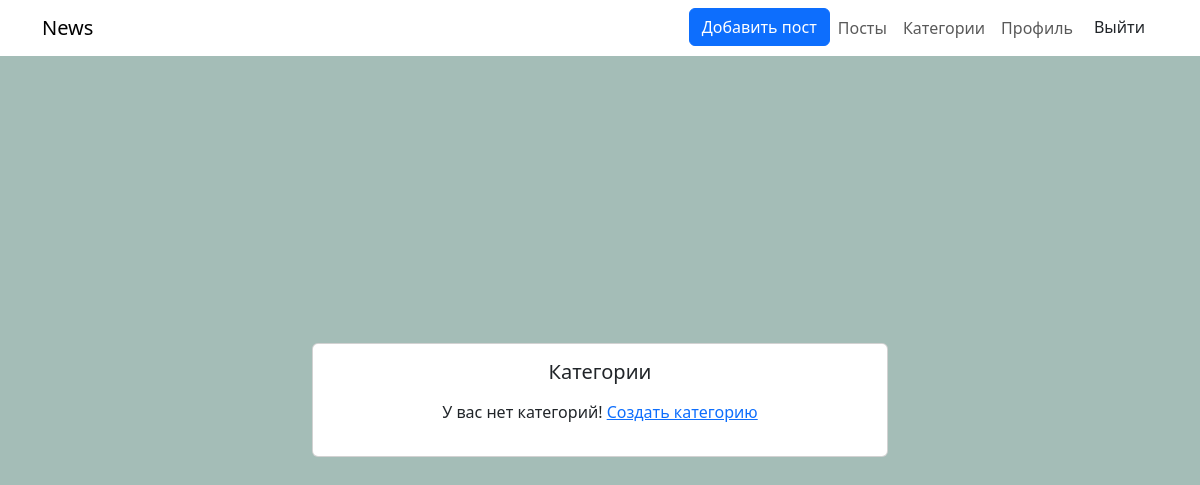
Page /categories/ (signed in) on the earlier database version.
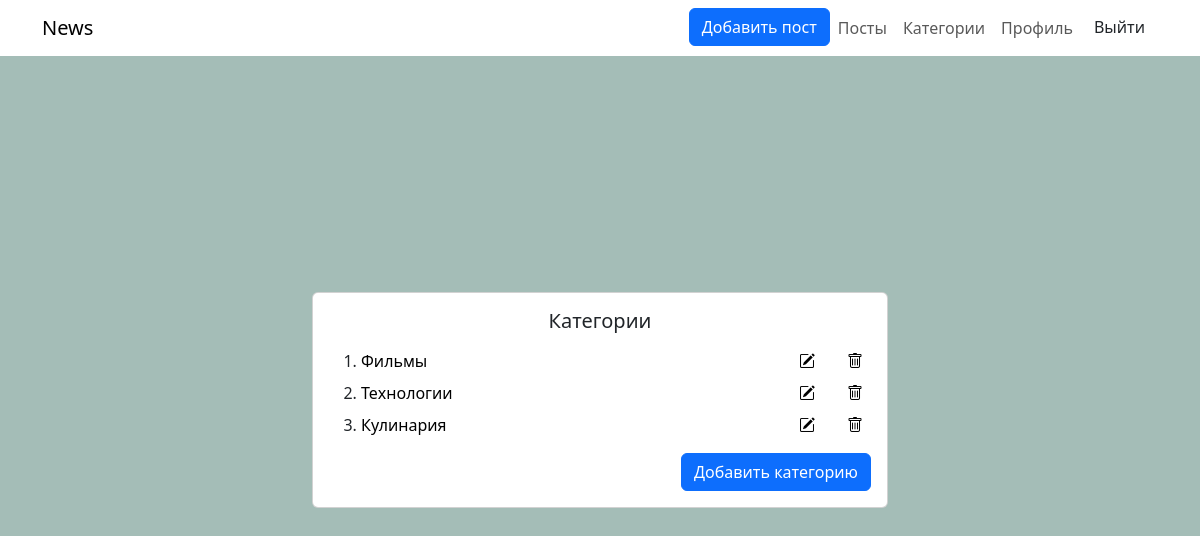
Same page on the later database version.
### news/models.py (models this page shows, shortened)
class Category(models.Model):
    name = models.CharField(max_length=255)

### news/views.py (the view)
# urls.py: path('categories/', CategoryList.as_view(), name="categories"),
class CategoryList(LoginRequiredMixin,ListView):
    model = Category
    template_name = "news/categories.html"
    context_object_name = "categories"

### news/templates/news/categories.html
{% extends "base.html" %}
{% block content %}
<div class="center">
    <div class="card card-login m-auto">
        <div class="card-body">
            <h5 class="card-title  text-center mb-3">Категории</h5>
            {% if categories %}
            <ol class="categories">
                {% for category in categories %}
                <li>
                    <div class="row mt-2">
                        <div class="col-9">
                            <a href="{% url 'update-category' category.id %}"
                                style="text-decoration: none;color: #000;">{{ category.name }}</a>
                        </div>
                        <div class="task-controls col-3 card-text d-flex">
                            <a class="edit px-2 ms-auto" href="{% url 'update-category' category.id %}"><i
                                    class="bi bi-pencil-square"></i></a>
                            <a class="edit px-2" href="{% url 'delete-category' category.id %}"><i
                                    class="bi bi-trash"></i></a>
                        </div>
                    </div>
                </li>
                {%endfor%}
            </ol>
            <div class="d-grid gap-2 d-md-flex justify-content-md-end">
                <a href="{% url 'create-category' %}" class="btn btn-primary profile-button">Добавить категорию</a>
            </div>
            {% else %}
            <p class="text-center"> У вас нет категорий!
                <a href="{% url 'create-category' %}">Создать категорию</a>
            </p>
            {% endif %}
        </div>
    </div>
</div>
{% endblock content %}

Differences in the rows shown:
added Category: name "Фильмы"
added Category: name "Технологии"
added Category: name "Кулинария"
Other differences:
text no longer shown: "У вас нет категорий! Создать категорию"
text now shown: "Добавить категорию"
